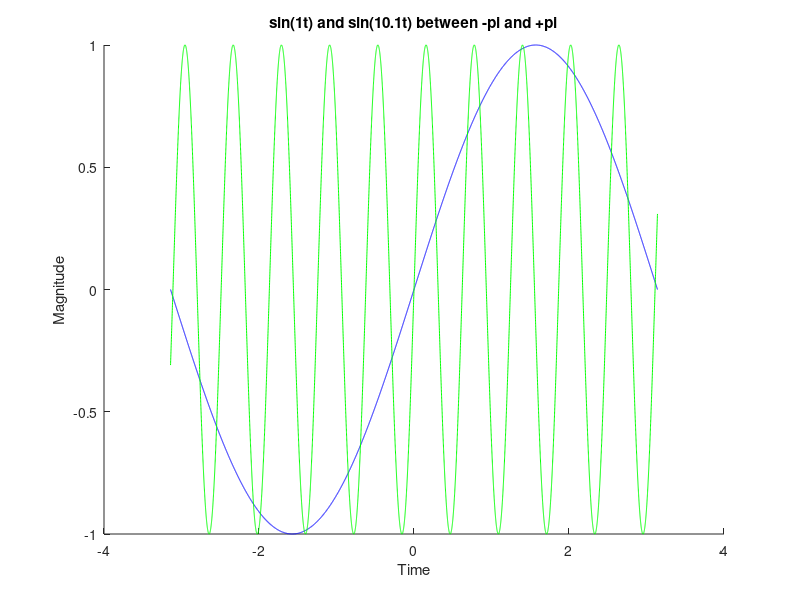

Recreate this plot in MATLAB.
%q4

%% Part 1
% Make new vector t1 using linespace
t1 = linspace(-pi, pi, 100);
% Make new vector t2 using syntax -
%       t = t_first : del_t : t_last
dt = 2*pi/100;
t2 = -pi:dt:pi;
%Compare them. Are they the identical?

%% Part 2
t = -pi:2*pi/9999:pi;
% Make two sine-waves
f1 = sin(1*t);
f2 = sin(10.1*t);
% Plot them and explain the results
close all;
figure();
title("sin(1t) and sin(10.1t) between -pi and +pi");
xlabel("Time");
ylabel("Magnitude");
hold();
plot(t, f1, 'b');
plot(t, f2, 'g');

%% Part 3

% Inner product of two sine-waves
% calculate f1 and f2 for t1 (100 samples)
f1_100 = sin(1*t1);
f2_100 = sin(10.1*t1);
% Calculate both inner product. We substitute delta_T/T0 = 1/N
inner_product_100 = f1_100*f2_100' * 1/100;
inner_product_10000 = f1*f2' * 1/10000;